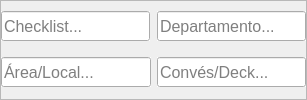
     <widget class="QFrame" name="frame_4">
      <property name="sizePolicy">
       <sizepolicy hsizetype="Fixed" vsizetype="Fixed">
        <horstretch>0</horstretch>
        <verstretch>0</verstretch>
       </sizepolicy>
      </property>
      <property name="minimumSize">
       <size>
        <width>305</width>
        <height>75</height>
       </size>
      </property>
      <property name="frameShape">
       <enum>QFrame::StyledPanel</enum>
      </property>
      <property name="frameShadow">
       <enum>QFrame::Raised</enum>
      </property>
      <layout class="QGridLayout" name="gridLayout_5">
       <property name="leftMargin">
        <number>0</number>
       </property>
       <property name="topMargin">
        <number>0</number>
       </property>
       <property name="rightMargin">
        <number>0</number>
       </property>
       <property name="bottomMargin">
        <number>0</number>
       </property>
       <item row="0" column="0">
        <widget class="QLineEdit" name="inputChecklist">
         <property name="sizePolicy">
          <sizepolicy hsizetype="Fixed" vsizetype="Fixed">
           <horstretch>0</horstretch>
           <verstretch>0</verstretch>
          </sizepolicy>
         </property>
         <property name="minimumSize">
          <size>
           <width>149</width>
           <height>30</height>
          </size>
         </property>
         <property name="maximumSize">
          <size>
           <width>149</width>
           <height>16777215</height>
          </size>
         </property>
         <property name="font">
          <font>
           <pointsize>12</pointsize>
           <weight>50</weight>
           <italic>false</italic>
           <bold>false</bold>
           <strikeout>false</strikeout>
          </font>
         </property>
         <property name="autoFillBackground">
          <bool>true</bool>
         </property>
         <property name="frame">
          <bool>true</bool>
         </property>
         <property name="cursorPosition">
          <number>0</number>
         </property>
         <property name="placeholderText">
          <string>Checklist...</string>
         </property>
        </widget>
       </item>
       <item row="0" column="1">
        <widget class="QLineEdit" name="inputDepartamento">
         <property name="sizePolicy">
          <sizepolicy hsizetype="Fixed" vsizetype="Fixed">
           <horstretch>0</horstretch>
           <verstretch>0</verstretch>
          </sizepolicy>
         </property>
         <property name="minimumSize">
          <size>
           <width>149</width>
           <height>30</height>
          </size>
         </property>
         <property name="maximumSize">
          <size>
           <width>149</width>
           <height>16777215</height>
          </size>
         </property>
         <property name="font">
          <font>
           <pointsize>12</pointsize>
           <weight>50</weight>
           <italic>false</italic>
           <bold>false</bold>
           <strikeout>false</strikeout>
          </font>
         </property>
         <property name="autoFillBackground">
          <bool>true</bool>
         </property>
         <property name="frame">
          <bool>true</bool>
         </property>
         <property name="cursorPosition">
          <number>0</number>
         </property>
         <property name="placeholderText">
          <string>Departamento...</string>
         </property>
        </widget>
       </item>
       <item row="1" column="0">
        <widget class="QLineEdit" name="inputArea">
         <property name="sizePolicy">
          <sizepolicy hsizetype="Fixed" vsizetype="Fixed">
           <horstretch>0</horstretch>
           <verstretch>0</verstretch>
          </sizepolicy>
         </property>
         <property name="minimumSize">
          <size>
           <width>150</width>
           <height>30</height>
          </size>
         </property>
         <property name="maximumSize">
          <size>
           <width>150</width>
           <height>30</height>
          </size>
         </property>
         <property name="font">
          <font>
           <pointsize>12</pointsize>
           <weight>50</weight>
           <italic>false</italic>
           <bold>false</bold>
           <strikeout>false</strikeout>
          </font>
         </property>
         <property name="autoFillBackground">
          <bool>true</bool>
         </property>
         <property name="frame">
          <bool>true</bool>
         </property>
         <property name="cursorPosition">
          <number>0</number>
         </property>
         <property name="placeholderText">
          <string>Área/Local...</string>
         </property>
        </widget>
       </item>
       <item row="1" column="1">
        <widget class="QLineEdit" name="inputDeck">
         <property name="sizePolicy">
          <sizepolicy hsizetype="Fixed" vsizetype="Fixed">
           <horstretch>0</horstretch>
           <verstretch>0</verstretch>
          </sizepolicy>
         </property>
         <property name="minimumSize">
          <size>
           <width>149</width>
           <height>30</height>
          </size>
         </property>
         <property name="maximumSize">
          <size>
           <width>149</width>
           <height>16777215</height>
          </size>
         </property>
         <property name="font">
          <font>
           <pointsize>12</pointsize>
           <weight>50</weight>
           <italic>false</italic>
           <bold>false</bold>
           <strikeout>false</strikeout>
          </font>
         </property>
         <property name="autoFillBackground">
          <bool>true</bool>
         </property>
         <property name="frame">
          <bool>true</bool>
         </property>
         <property name="cursorPosition">
          <number>0</number>
         </property>
         <property name="placeholderText">
          <string>Convés/Deck...</string>
         </property>
        </widget>
       </item>
      </layout>
     </widget>
